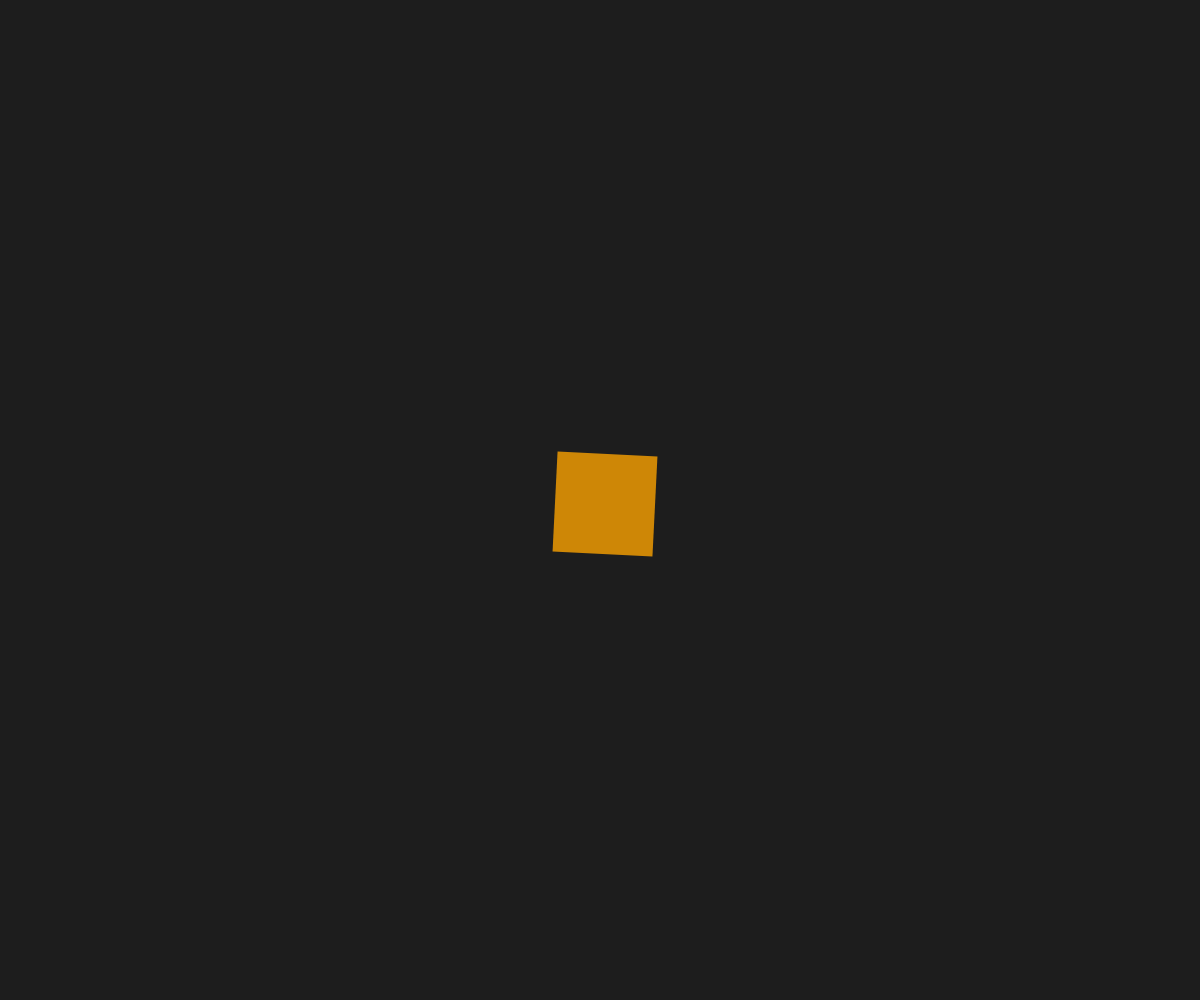
Frame 1 (no input)
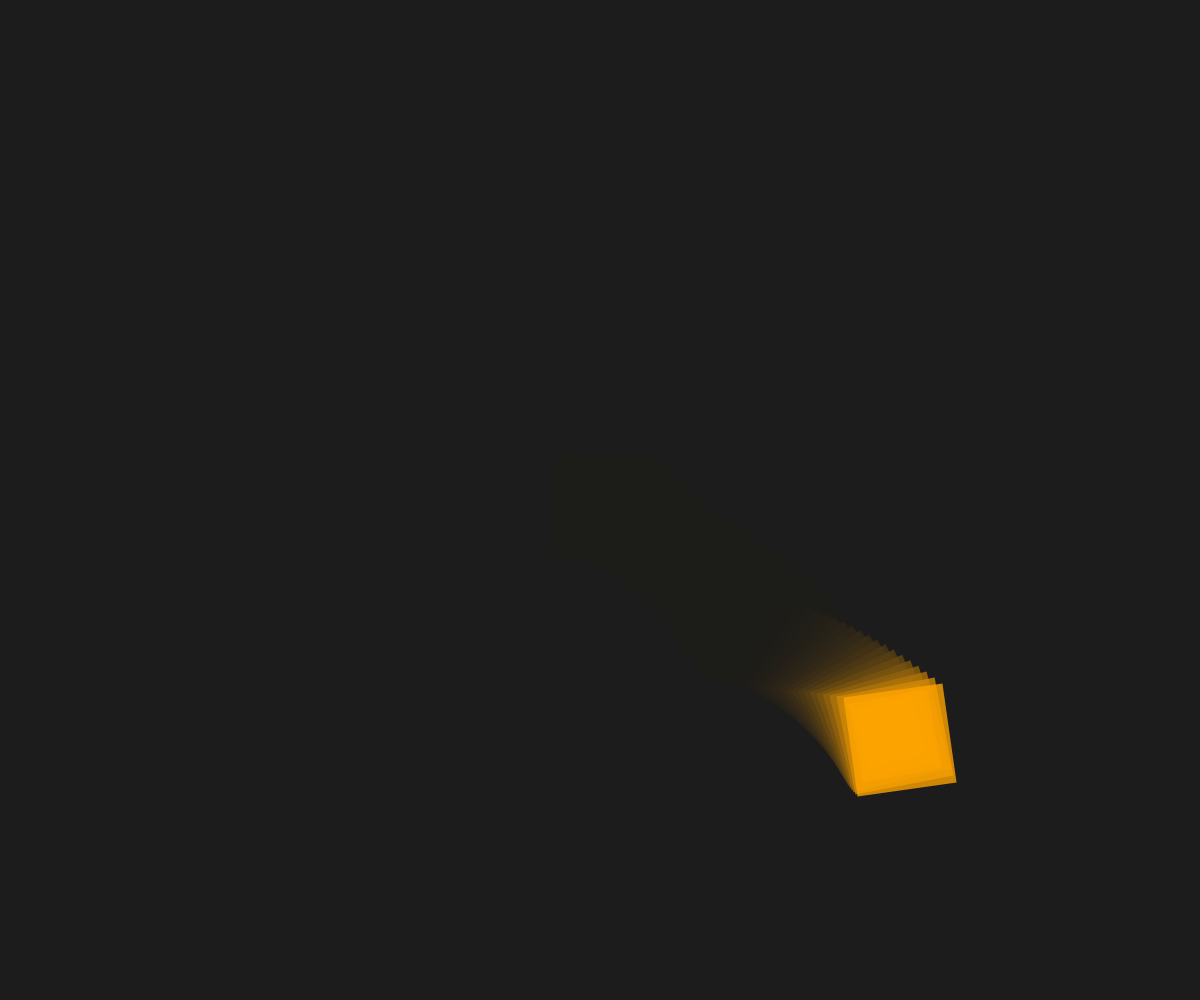
Frame 60 (no input)
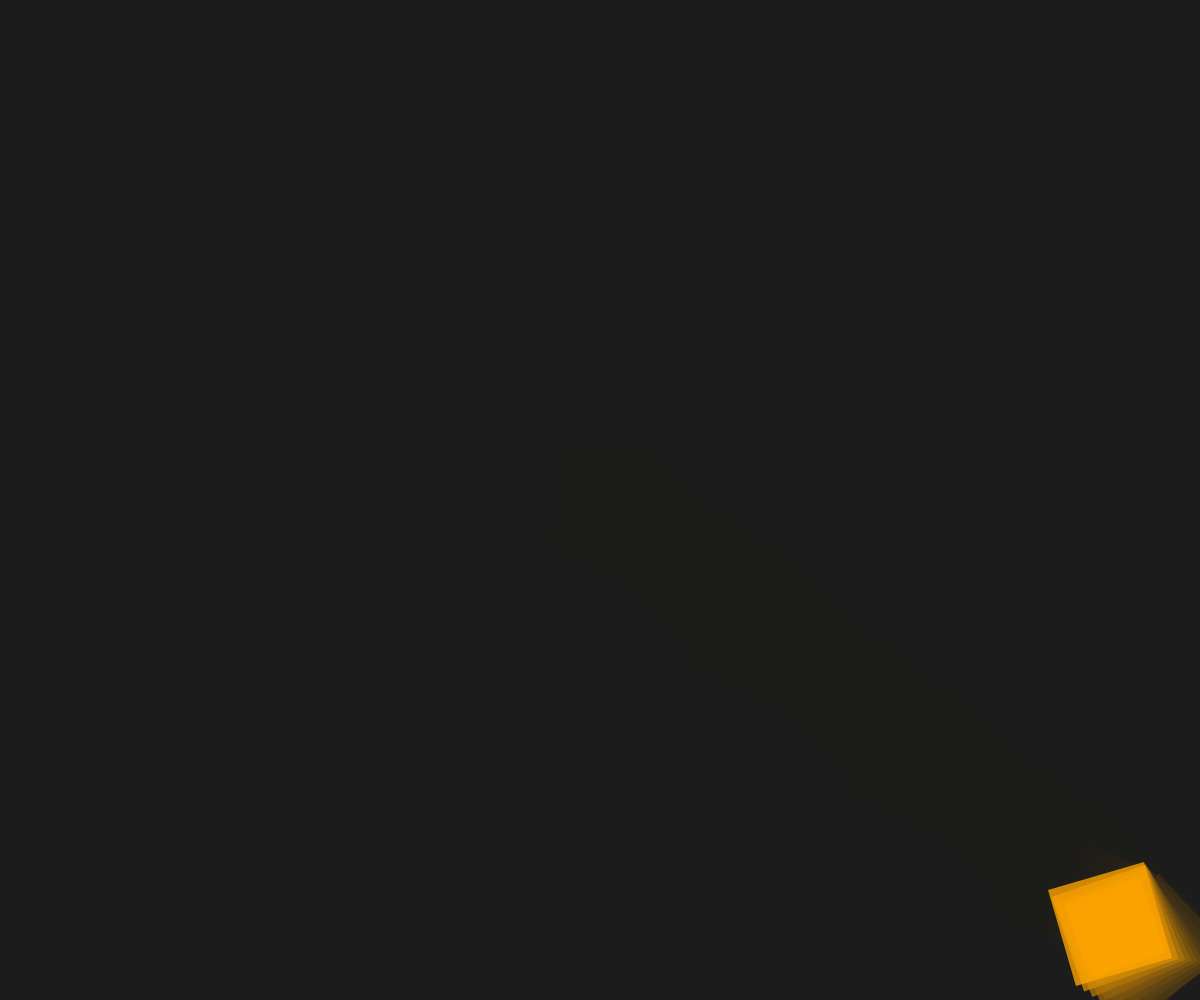
Frame 120 (the mouse pressed at the canvas centre since frame 60)

The p5.js sketch that drew these frames (run headless with seeded random() and noise() and a simulated clock; from frame 60 on, the mouse is pressed at the canvas centre):

// p5.js sketch
// ── sketch.js
//Defino las variables del cuadrado principal
//Variables del cuadrado
let x; //Horizontal (X)
let y; //Vertical (Y)

//Velocidad del cuadrado
let vx; //Velocidad horizontal 
let vy; //Velocidad vertical 

//Rotación del cuadrado 
let angle;       
let angularSpeed; 

//Tamaño del cuadrado
let sizeSquare = 100;


//Defino las variables de los cuadrados secundarios (arrastre)
//Para guardar las últimas posiciones y ángulos del cuadrado
let trail = [];       

//Cantidad de cuadrados 
let trailLength = 4;  


function setup() {
  //Creo el canvas del tamaño de la ventana
  createCanvas(windowWidth, windowHeight);

  background(30);

  //Defino la posición inicial del cuadrado
  x = width / 2;  
  y = height / 2; 

  //Defino la velocidad
  vx = 5; 
  vy = 4;
  
  //Defino la velocidad de rotación
  angle = 0;     
  angularSpeed = 0.05;
}


function draw() {
  
  background(30, 30, 30, 50); 

  //Actualizar la posición del cuadrado sumandole la velocidad
  x += vx;
  y += vy;

  //Detección de bordes para rebotar
  if (x - sizeSquare/2 < 0 || x + sizeSquare/2 > width) {
    vx *= -1; //Invertir velocidad horizontal
  }
  if (y - sizeSquare/2 < 0 || y + sizeSquare/2 > height) {
    vy *= -1; //Invertir velocidad vertical
  }

  //Actualizar ángulo
  angle += angularSpeed;

  //Guardo la posición y ángulo
  trail.push({x: x, y: y, a: angle}); //Agrego el estado actual
  if (trail.length > trailLength) {
    trail.shift(); //Elimino el cuadro más antiguo
  }

  //Dibujo los cuadrados del arrastre
  for (let i = 0; i < trail.length; i++) {
    let t = trail[i]; //Tomo la osición y ángulo de cada cuadrado
    push();          
    translate(t.x, t.y); //Muevo el origen al centro del cuadrado
    rotate(t.a);         //Hago la rotación según el ángulo
    
    //Se achica hacia el fondo del trail
    let size = sizeSquare - (trail.length - i - 1) * 20;
    
    //Color con un poco de transparencia para mostrar el arrastre
    fill(255, 165, 0, 200 - (trail.length - i - 1) * 50);
    noStroke();           
    rectMode(CENTER);     
    rect(0, 0, size, size); 
    pop();                
  }
}

//Ajusto el canvas
function windowResized() {
  resizeCanvas(windowWidth, windowHeight);
}
